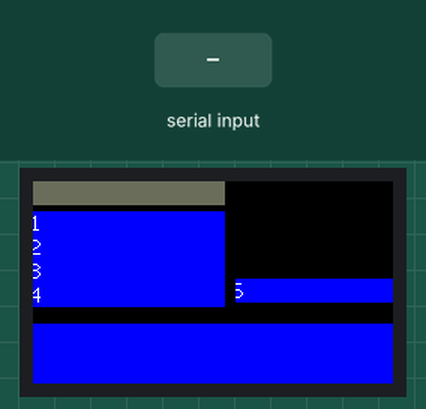
Recording of a sketch running on a simulated ESP32. On the bench: 240×135 colour display. The test bench sets the inputs (shaded band). What the sketch prints to the serial monitor is not drawn.

Above: at 1.8 s.
1.9 s: "90,45,200\n" received over the second serial link
At 3.72 s:
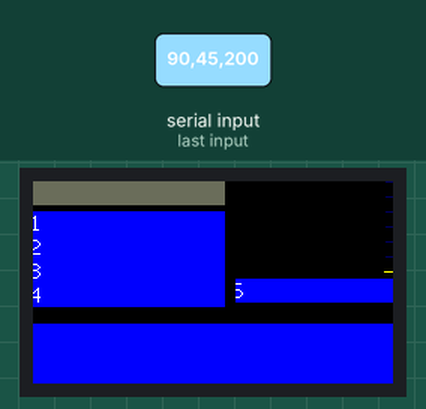
4.9 s: "30,150\n" received over the second serial link
At 4.98 s:
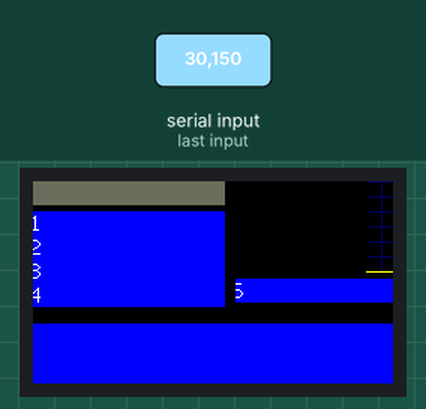

The sketch:

DebugMonitor.ino
```cpp
#include <WiFiMulti.h>
#include <TFT_eSPI.h>

// definition for graph
#define GRAPH_MAX_VALUE 60
#define GRAPH_MIN_VALUE 0
int graphVal = 1;
int grid = 0;
int tcount = 0;

// definition for uart
#define RCV_BUF_SIZE 100
unsigned long baudRate = 115200;
char sbuf[RCV_BUF_SIZE];
char rcvBuff[RCV_BUF_SIZE];
byte rcvCnt;
boolean rcv1Line = 0;
byte rcvData;

// definition for display items(graph, title, ....)
#define MAX_VALUE_STRLEN 10
enum DispValue {
  TITLE = 0,
  NUMBERS1,
  NUMBERS2,
  NUMBERS3,
  NUMBERS4,
  GRAPH_VALUE,
  NUM_DISP_VALUES
};
String values[NUM_DISP_VALUES] = {"\0"};
String labels[NUM_DISP_VALUES] = {"\0"};

TFT_eSPI tft = TFT_eSPI();

TFT_eSprite graph1 = TFT_eSprite(&tft); // Sprite object graph1
TFT_eSprite stext1 = TFT_eSprite(&tft); // Sprite object stext1 // title
TFT_eSprite stext2 = TFT_eSprite(&tft); // Sprite object stext2 // monitor values(4 numbers)
TFT_eSprite stext3 = TFT_eSprite(&tft); // Sprite object stext3 // graph value
TFT_eSprite stext4 = TFT_eSprite(&tft); // Sprite object stext4 // all received uart data(only a part of ascii)
TFT_eSprite stext5 = TFT_eSprite(&tft); // Sprite object stext5 // display baudRate rate

void setup() {

  WiFi.disconnect(true); //disable wifi

  delay(500); // wait for current consumption to down

  Serial.begin(115200);
  Serial2.begin(baudRate, SERIAL_8N1, 26, 27); //rx:G26, tx:G27

  tft.init();
  tft.setRotation(3);
  tft.fillScreen(TFT_BLACK);

  // Create a sprite for the graph
  graph1.setColorDepth(8);
  graph1.createSprite(128, 61);
  graph1.fillSprite(TFT_BLACK); // Note: Sprite is filled with black when created

  // The scroll area is set to the full sprite size upon creation of the sprite
  // but we can change that by defining a smaller area using "setScrollRect()"if needed
  // parameters are x,y,w,h,color as in drawRect(), the color fills the gap left by scrolling
  //graph1.setScrollRect(64, 0, 64, 61, TFT_DARKGREY);  // Try this line to change the graph scroll area

  // Create a sprite for monitor values(4 numbers)
  stext1.setColorDepth(8);
  stext1.createSprite(128, 64);
  stext1.fillSprite(TFT_BLUE); // Fill sprite with blue
  stext1.setScrollRect(50, 0, 128, 64, TFT_BLUE); // label width is 50
  stext1.setTextColor(TFT_WHITE); // White text, no background
  stext1.setTextDatum(BR_DATUM);  // Bottom right coordinate datum

  // Create a sprite for title
  stext2.setColorDepth(8);
  stext2.createSprite(128, 16);
  stext2.fillSprite(TFT_DARKGREY);
  stext2.setScrollRect(0, 0, 128, 16, TFT_DARKGREY);
  stext2.setTextColor(TFT_WHITE); // White text, no background
  stext2.setTextDatum(BR_DATUM);  // Bottom right coordinate datum

  // Create a sprite for graph value
  stext3.setColorDepth(8);
  stext3.createSprite(128, 16);
  stext3.fillSprite(TFT_BLUE); // Fill sprite with blue
  stext3.setScrollRect(0, 0, 128, 16, TFT_BLUE);     // here we set scroll gap fill color to blue
  stext3.setTextColor(TFT_WHITE); // White text, no background
  stext3.setTextDatum(BR_DATUM);  // Bottom right coordinate datum

  // Create a sprite for scrolling strings(all received uart data)
  stext4.setColorDepth(8);
  stext4.createSprite(261, 128);
  stext4.fillSprite(TFT_BLUE); // Fill sprite with blue
  stext4.setScrollRect(0, 0, 261, 128, TFT_BLUE);     // here we set scroll gap fill color to blue
  stext4.setTextColor(TFT_WHITE); // White text, no background
  stext4.setTextDatum(BR_DATUM);  // Bottom right coordinate datum

  // Create a sprite for baudRate rate
  stext5.setColorDepth(8);
  stext5.createSprite(128, 16);
  stext5.fillSprite(TFT_BLACK); // Fill sprite with black
  stext5.setScrollRect(0, 0, 128, 16, TFT_BLACK);     // here we set scroll gap fill color to blue
  stext5.setTextColor(TFT_WHITE); // White text, no background
  stext5.setTextDatum(BR_DATUM);  // Bottom right coordinate datum

  rcv1Line = 1;
  rcvBuff[0] = ' ';
  rcvBuff[1] = '\0';

  for(int i=0; i<NUM_DISP_VALUES; ++i) {
    values[i] = " ";
    labels[i] = "LABEL" + String(i);
  }
  values[GRAPH_VALUE] = "0"; //graph initial value

}


void loop() {
  String pieces[10] = {"\0"};

  // receive uart data
  rcvCnt = 0;
  while (Serial2.available()) {
    rcvData = Serial2.read();
    if (rcvData == '\r') {
      rcv1Line = 1;
      rcvBuff[rcvCnt] = '\0';
    }
    if (rcvData > 31 && rcvData < 127) { //filter of displayable ascii data
      if( rcvCnt < (RCV_BUF_SIZE-1) ) {
        rcvBuff[rcvCnt] = rcvData;
        rcvCnt++;
      }
    }
  }
  if (rcvCnt > 0) {
    int index = split(rcvBuff, ',', pieces);
    if(index == 3) {
      int areaPosi = pieces[0].toInt();
      if ( (0 < areaPosi) && (areaPosi <= NUM_DISP_VALUES) ) {
        pieces[1].trim(); //remove top & bottom space of label
        labels[areaPosi-1] = pieces[1];
        if (pieces[2].length() > MAX_VALUE_STRLEN) {
          values[areaPosi-1] = pieces[2].substring(0, MAX_VALUE_STRLEN) + "...";
        }
        else {
          values[areaPosi-1] = pieces[2];
        }
      }
    }
    Serial.println(rcvBuff);
  }

  // update graph value
  int newGraphVal = values[GRAPH_VALUE].toInt();
  if ( (GRAPH_MIN_VALUE <= newGraphVal) && (newGraphVal <= GRAPH_MAX_VALUE) ) {
    graphVal = newGraphVal;  // update value
  }

  // draw point in graph1 sprite at far right edge (this will scroll left later)
  graph1.drawFastVLine(127,GRAPH_MAX_VALUE-graphVal,2,TFT_YELLOW); // draw 2 pixel point on graph

  // draw numbers
  stext1.fillSprite(TFT_BLUE);
  stext1.drawString(labels[NUMBERS1], 6, 16, 2); // draw stext1 LABEL1
  stext1.drawString(labels[NUMBERS2], 6, 32, 2); // draw stext1 LABEL2
  stext1.drawString(labels[NUMBERS3], 6, 48, 2); // draw stext1 LABEL3
  stext1.drawString(labels[NUMBERS4], 6, 64, 2); // draw stext1 LABEL4
  stext1.drawString(values[NUMBERS1], 127, 16, 2); // draw stext1 VALUE1
  stext1.drawString(values[NUMBERS2], 127, 32, 2); // draw stext1 VALUE2
  stext1.drawString(values[NUMBERS3], 127, 48, 2); // draw stext1 VALUE3
  stext1.drawString(values[NUMBERS4], 127, 64, 2); // draw stext1 VALUE4

  // draw graph value
  stext3.fillSprite(TFT_BLUE); // Fill sprite with blue
  stext3.drawString(labels[GRAPH_VALUE], 6, 16, 2); // draw AREA4_LABEL
  stext3.drawString(values[GRAPH_VALUE], 127, 16, 2); // draw AREA4_VALUE

  // draw string(scrolling strings)
  if(rcv1Line) {
    stext4.setTextColor(TFT_BLUE); // color for dummy write
    int16_t widthX = stext4.drawString(rcvBuff, 260, 127, 2); // dummy write for string width
    stext4.setTextColor(TFT_WHITE); // white text
    stext4.drawString(rcvBuff, widthX, 127, 2); // plot string in font 2
  }

  // draw string(baudRate rate)
  sprintf(sbuf, "baudRate: %d", baudRate);
  stext5.drawString(sbuf, 127, 10, 1); // draw AREA6

  // draw string(title)
  stext2.fillSprite(TFT_DARKGREY);
  stext2.drawString(labels[TITLE], 6, 0, 2); // draw AREA4_LABEL
  stext2.drawString(values[TITLE], 127, 0, 2); // draw AREA4_VALUE

  // Push the sprites onto the TFT at specied coordinates
  graph1.pushSprite(135, 0);
  stext1.pushSprite(0, 20);
  stext2.pushSprite(0, 0);
  stext3.pushSprite(135, 65);
  if(rcv1Line) {
    stext4.pushSprite(0, 95);
  }
  stext5.pushSprite(135, 230);

  delay(50); // wait so things do not scroll too fast

  // Now scroll the sprites scroll(dt, dy) where:
  // dx is pixels to scroll, left = negative value, right = positive value
  // dy is pixels to scroll, up = negative value, down = positive value
  graph1.scroll(-1, 0); // scroll graph 1 pixel left, 0 up/down
  stext1.scroll(0,-64); // scroll stext 0 pixels left/right, 16 up
  stext3.scroll(0,-16); // scroll stext 3 pixels left/right, 16 up
  if(rcv1Line) {
    rcv1Line = 0;
    stext4.scroll(0,-16); // scroll stext 4 pixels left/right, 16 up
  }
  stext5.scroll(0,-16);

  // draw the grid on far right edge of graph
  grid++;
  if (grid >= 10)
  { // draw a vertical line if we have scrolled 10 times (10 pixels)
    grid = 0;
    graph1.drawFastVLine(127, 0, 61, TFT_NAVY); // draw line on graph
  }
  else
  { // Otherwise draw points spaced 10 pixels for the horizontal grid lines
    for (int p = 0; p <= GRAPH_MAX_VALUE; p += 10) graph1.drawPixel(127, p, TFT_NAVY);
  }

}

// function to split string for dividing CSV data
int split(String rcvData, char delimiter, String *dst){
  int index = 0;
  int arraySize = (sizeof(rcvData)/sizeof((rcvData)[0]));
  int rcvDatalength = rcvData.length();
  for (int i = 0; i < rcvDatalength; i++) {
    char tmp = rcvData.charAt(i);
    if ( tmp == '\0' ) {
      dst[index] += tmp;
      break;
    }
    else if ( tmp == delimiter ) {
      index++;
      if ( index > (arraySize - 1)) return -1;
    }
    else dst[index] += tmp;
  }
  return (index + 1);
}
```
